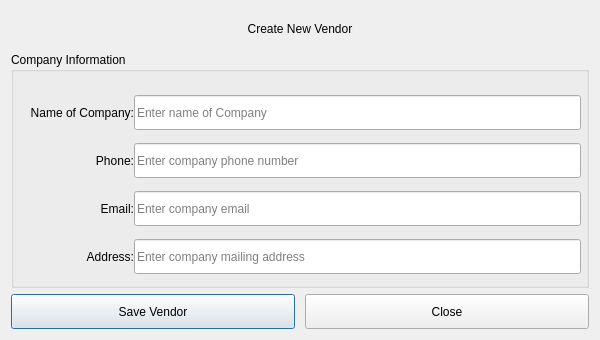
<?xml version="1.0" encoding="UTF-8"?>
<ui version="4.0">
 <class>VendorFormDialog</class>
 <widget class="QDialog" name="VendorFormDialog">
  <property name="windowModality">
   <enum>Qt::WindowModality::ApplicationModal</enum>
  </property>
  <property name="geometry">
   <rect>
    <x>0</x>
    <y>0</y>
    <width>600</width>
    <height>340</height>
   </rect>
  </property>
  <property name="minimumSize">
   <size>
    <width>600</width>
    <height>340</height>
   </size>
  </property>
  <property name="windowTitle">
   <string>Create Vendor Form</string>
  </property>
  <property name="styleSheet">
   <string notr="true"/>
  </property>
  <layout class="QVBoxLayout" name="verticalLayout_2">
   <item>
    <widget class="QWidget" name="widget" native="true">
     <property name="minimumSize">
      <size>
       <width>0</width>
       <height>35</height>
      </size>
     </property>
     <property name="maximumSize">
      <size>
       <width>16777215</width>
       <height>35</height>
      </size>
     </property>
     <layout class="QGridLayout" name="gridLayout">
      <property name="leftMargin">
       <number>0</number>
      </property>
      <property name="topMargin">
       <number>0</number>
      </property>
      <property name="rightMargin">
       <number>0</number>
      </property>
      <property name="bottomMargin">
       <number>0</number>
      </property>
      <property name="spacing">
       <number>0</number>
      </property>
      <item row="0" column="0">
       <widget class="QLabel" name="lb_form_title">
        <property name="minimumSize">
         <size>
          <width>0</width>
          <height>35</height>
         </size>
        </property>
        <property name="text">
         <string>Create New Vendor</string>
        </property>
        <property name="alignment">
         <set>Qt::AlignmentFlag::AlignCenter</set>
        </property>
       </widget>
      </item>
     </layout>
    </widget>
   </item>
   <item>
    <widget class="QWidget" name="widget_2" native="true">
     <layout class="QGridLayout" name="gridLayout_2">
      <property name="leftMargin">
       <number>0</number>
      </property>
      <property name="topMargin">
       <number>0</number>
      </property>
      <property name="rightMargin">
       <number>0</number>
      </property>
      <property name="bottomMargin">
       <number>0</number>
      </property>
      <property name="horizontalSpacing">
       <number>0</number>
      </property>
      <property name="verticalSpacing">
       <number>10</number>
      </property>
      <item row="0" column="0">
       <widget class="QGroupBox" name="grp_company_info">
        <property name="title">
         <string>Company Information</string>
        </property>
        <layout class="QVBoxLayout" name="verticalLayout">
         <property name="spacing">
          <number>10</number>
         </property>
         <property name="leftMargin">
          <number>5</number>
         </property>
         <property name="topMargin">
          <number>20</number>
         </property>
         <property name="rightMargin">
          <number>5</number>
         </property>
         <property name="bottomMargin">
          <number>5</number>
         </property>
         <item>
          <layout class="QHBoxLayout" name="horizontalLayout">
           <property name="spacing">
            <number>0</number>
           </property>
           <item>
            <widget class="QLabel" name="lb_company_name">
             <property name="minimumSize">
              <size>
               <width>115</width>
               <height>35</height>
              </size>
             </property>
             <property name="maximumSize">
              <size>
               <width>16777215</width>
               <height>35</height>
              </size>
             </property>
             <property name="text">
              <string>Name of Company:</string>
             </property>
             <property name="alignment">
              <set>Qt::AlignmentFlag::AlignRight|Qt::AlignmentFlag::AlignTrailing|Qt::AlignmentFlag::AlignVCenter</set>
             </property>
            </widget>
           </item>
           <item>
            <widget class="QLineEdit" name="le_company_name">
             <property name="minimumSize">
              <size>
               <width>0</width>
               <height>35</height>
              </size>
             </property>
             <property name="maximumSize">
              <size>
               <width>16777215</width>
               <height>35</height>
              </size>
             </property>
             <property name="placeholderText">
              <string>Enter name of Company </string>
             </property>
            </widget>
           </item>
          </layout>
         </item>
         <item>
          <layout class="QHBoxLayout" name="horizontalLayout_2">
           <property name="spacing">
            <number>0</number>
           </property>
           <item>
            <widget class="QLabel" name="lb_phone">
             <property name="minimumSize">
              <size>
               <width>115</width>
               <height>35</height>
              </size>
             </property>
             <property name="maximumSize">
              <size>
               <width>16777215</width>
               <height>35</height>
              </size>
             </property>
             <property name="text">
              <string>Phone:</string>
             </property>
             <property name="alignment">
              <set>Qt::AlignmentFlag::AlignRight|Qt::AlignmentFlag::AlignTrailing|Qt::AlignmentFlag::AlignVCenter</set>
             </property>
            </widget>
           </item>
           <item>
            <widget class="QLineEdit" name="le_phone">
             <property name="minimumSize">
              <size>
               <width>0</width>
               <height>35</height>
              </size>
             </property>
             <property name="maximumSize">
              <size>
               <width>16777215</width>
               <height>35</height>
              </size>
             </property>
             <property name="placeholderText">
              <string>Enter company phone number </string>
             </property>
            </widget>
           </item>
          </layout>
         </item>
         <item>
          <layout class="QHBoxLayout" name="horizontalLayout_3">
           <property name="spacing">
            <number>0</number>
           </property>
           <item>
            <widget class="QLabel" name="lb_email">
             <property name="minimumSize">
              <size>
               <width>115</width>
               <height>35</height>
              </size>
             </property>
             <property name="maximumSize">
              <size>
               <width>16777215</width>
               <height>35</height>
              </size>
             </property>
             <property name="text">
              <string>Email:</string>
             </property>
             <property name="alignment">
              <set>Qt::AlignmentFlag::AlignRight|Qt::AlignmentFlag::AlignTrailing|Qt::AlignmentFlag::AlignVCenter</set>
             </property>
            </widget>
           </item>
           <item>
            <widget class="QLineEdit" name="le_email">
             <property name="minimumSize">
              <size>
               <width>0</width>
               <height>35</height>
              </size>
             </property>
             <property name="maximumSize">
              <size>
               <width>16777215</width>
               <height>35</height>
              </size>
             </property>
             <property name="placeholderText">
              <string>Enter company email </string>
             </property>
            </widget>
           </item>
          </layout>
         </item>
         <item>
          <layout class="QHBoxLayout" name="horizontalLayout_4">
           <property name="spacing">
            <number>0</number>
           </property>
           <item>
            <widget class="QLabel" name="lb_address">
             <property name="minimumSize">
              <size>
               <width>115</width>
               <height>35</height>
              </size>
             </property>
             <property name="maximumSize">
              <size>
               <width>16777215</width>
               <height>35</height>
              </size>
             </property>
             <property name="text">
              <string>Address:</string>
             </property>
             <property name="alignment">
              <set>Qt::AlignmentFlag::AlignRight|Qt::AlignmentFlag::AlignTrailing|Qt::AlignmentFlag::AlignVCenter</set>
             </property>
            </widget>
           </item>
           <item>
            <widget class="QLineEdit" name="le_address">
             <property name="minimumSize">
              <size>
               <width>0</width>
               <height>35</height>
              </size>
             </property>
             <property name="maximumSize">
              <size>
               <width>16777215</width>
               <height>35</height>
              </size>
             </property>
             <property name="placeholderText">
              <string>Enter company mailing address </string>
             </property>
            </widget>
           </item>
          </layout>
         </item>
        </layout>
       </widget>
      </item>
     </layout>
    </widget>
   </item>
   <item>
    <widget class="QWidget" name="widget_3" native="true">
     <property name="minimumSize">
      <size>
       <width>0</width>
       <height>35</height>
      </size>
     </property>
     <property name="maximumSize">
      <size>
       <width>16777215</width>
       <height>35</height>
      </size>
     </property>
     <layout class="QHBoxLayout" name="horizontalLayout_5">
      <property name="spacing">
       <number>10</number>
      </property>
      <property name="leftMargin">
       <number>0</number>
      </property>
      <property name="topMargin">
       <number>0</number>
      </property>
      <property name="rightMargin">
       <number>0</number>
      </property>
      <property name="bottomMargin">
       <number>0</number>
      </property>
      <item>
       <widget class="QPushButton" name="pb_save_vendor">
        <property name="minimumSize">
         <size>
          <width>0</width>
          <height>35</height>
         </size>
        </property>
        <property name="maximumSize">
         <size>
          <width>16777215</width>
          <height>35</height>
         </size>
        </property>
        <property name="text">
         <string>Save Vendor</string>
        </property>
       </widget>
      </item>
      <item>
       <widget class="QPushButton" name="pb_close">
        <property name="minimumSize">
         <size>
          <width>0</width>
          <height>35</height>
         </size>
        </property>
        <property name="maximumSize">
         <size>
          <width>16777215</width>
          <height>35</height>
         </size>
        </property>
        <property name="text">
         <string>Close</string>
        </property>
       </widget>
      </item>
     </layout>
    </widget>
   </item>
  </layout>
 </widget>
 <resources/>
 <connections/>
</ui>
